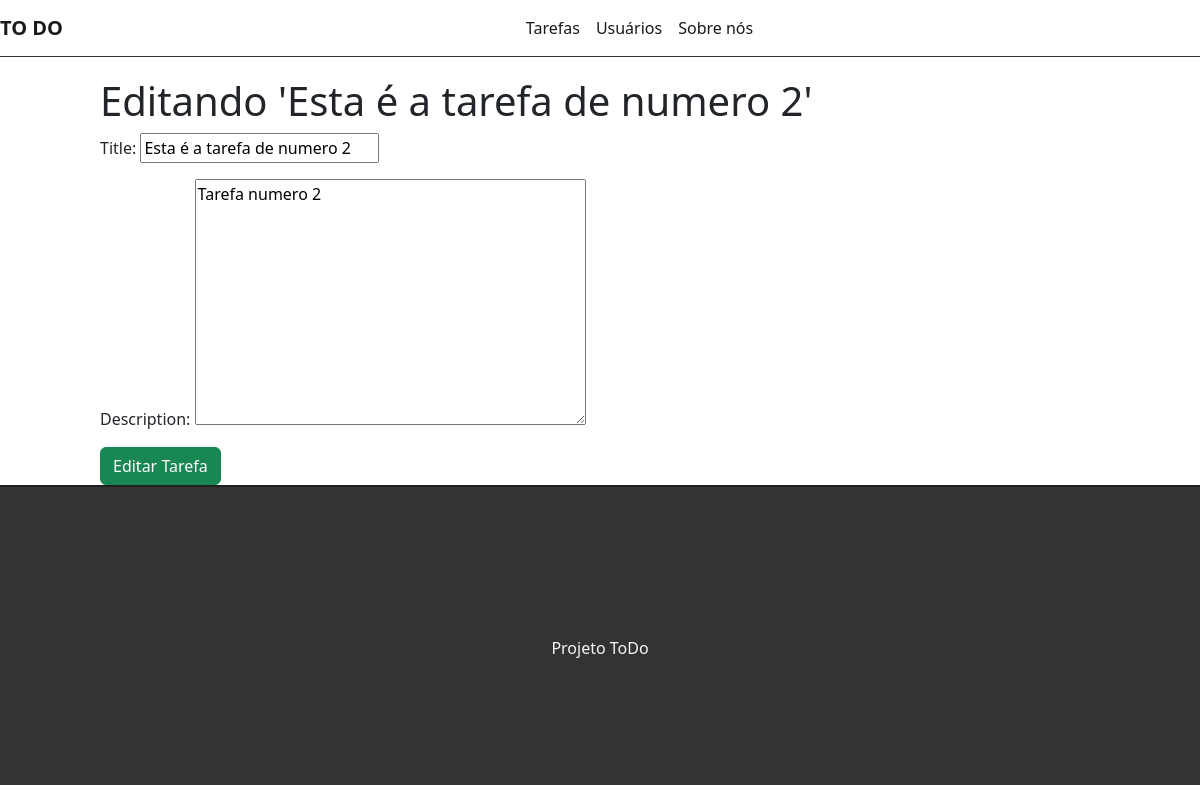
The page /edit/2 on the database as committed earlier.
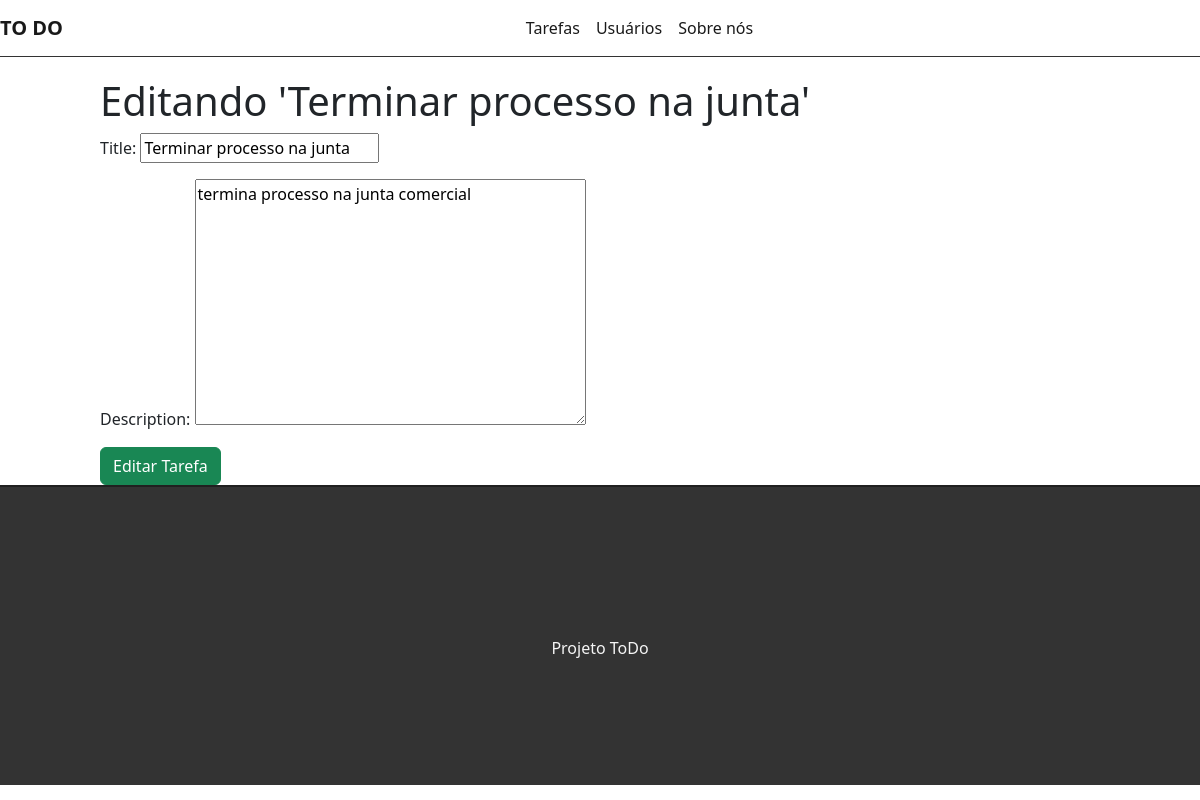
The same page on the database as committed later.
### tasks/models.py (models this page shows, shortened)
class Task(models.Model):
    STATUS = (
        ('doing', 'Doing'),
        ('done', 'Done'),
    )
    title = models.CharField(max_length=255)
    description = models.TextField()
    done = models.CharField(
        max_length=5,
        choices=STATUS,
    )
    created_at = models.DateTimeField(auto_now_add=True)
    updated_at = models.DateTimeField(auto_now=True)

### tasks/views.py (the view)
# urls.py: path('edit/<int:id>', views.editTask, name="edit-task"),
def editTask(request,id):
    task = get_object_or_404(Task,pk=id)
    form = Taskform(instance=task)
    if(request.method == 'POST'):
        form = Taskform(request.POST, instance=task)
        if(form.is_valid()):
            task.save()
            return redirect('/')
        else:
            return render(request, 'tasks/edittask.html', {'form':form,'task':task})
    else:
        return render(request, 'tasks/edittask.html', {'form':form,'task':task})

### tasks/forms.py
class Taskform(forms.ModelForm):
    class Meta:
        model = Task
        fields = ('title', 'description')

### tasks/templates/tasks/edittask.html (shortened to what this page needs)
{% extends 'base.html' %}
{% block content %}
<div class="offset-1 col-10 list-div">
    <h1>Editando '{{task.title}}'</h1>
    <form method="POST">
        {{form.as_p}}
        <input type="submit" class="btn btn-success" value="Editar Tarefa">
    </form>
</div>
{% endblock %}

Rows that differ between the two databases and show on the page:
changed Task: title "Esta é a tarefa de numero 2" → "Terminar processo na junta"; description "Tarefa numero 2" → "termina processo na junta comercial"
